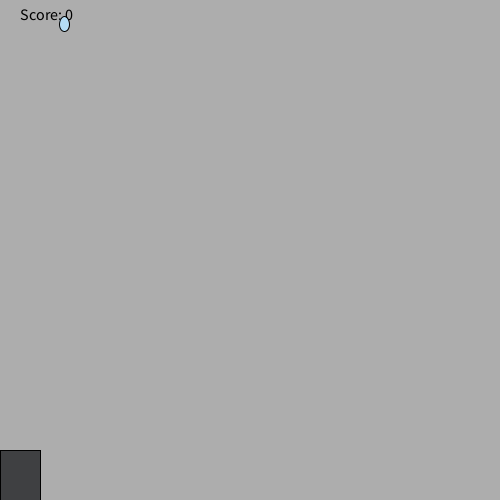
Frame 1 (no input)
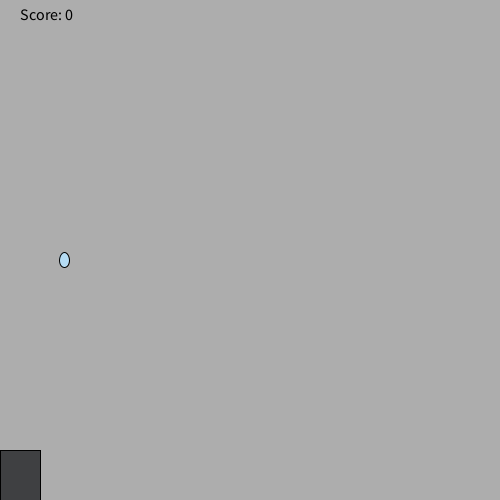
Frame 60 (the mouse pressed at the canvas centre just before this capture)
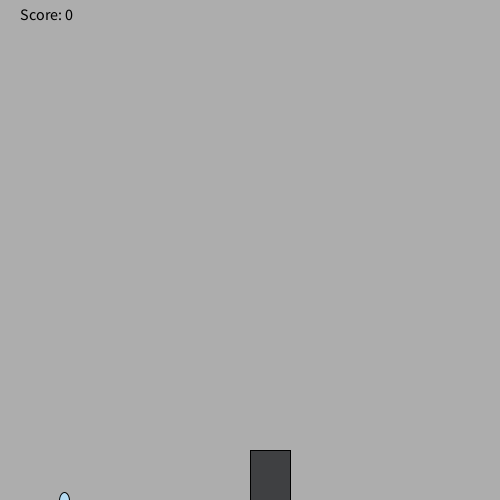
Frame 120 (the mouse held since frame 60 and released just before this capture)

The Processing sketch that drew these frames (run headless with seeded random() and noise(); from frame 60 on, the mouse is pressed at the canvas centre):

// Processing sketch: RainGame
// ── RainGame.pde
int score=0;
void checkCatch(int x){
     if (x > mouseX && x < mouseX+40)
          score++;
     else if (score > 0) 
          score--;
     println("Your score is now: " + score); }
int dropy = 20;
int randomNumber = (int) random(width);
void setup(){
  size(500,500);

 
  
  

}
void draw(){
  background(173,173,173); 
  dropy+= 4;
  fill(63, 64, 66);
  rect(mouseX,450,40,50);
 fill(0, 0, 0);
textSize(16);
text("Score: " + score, 20, 20);
fill(181, 220, 244);
stroke(0,0,0);
  ellipse(randomNumber,dropy,10,15);
 if(dropy == 500){
   dropy=20;
   checkCatch(randomNumber);
   randomNumber = (int) random(width);
   

 }
  
} 
  
